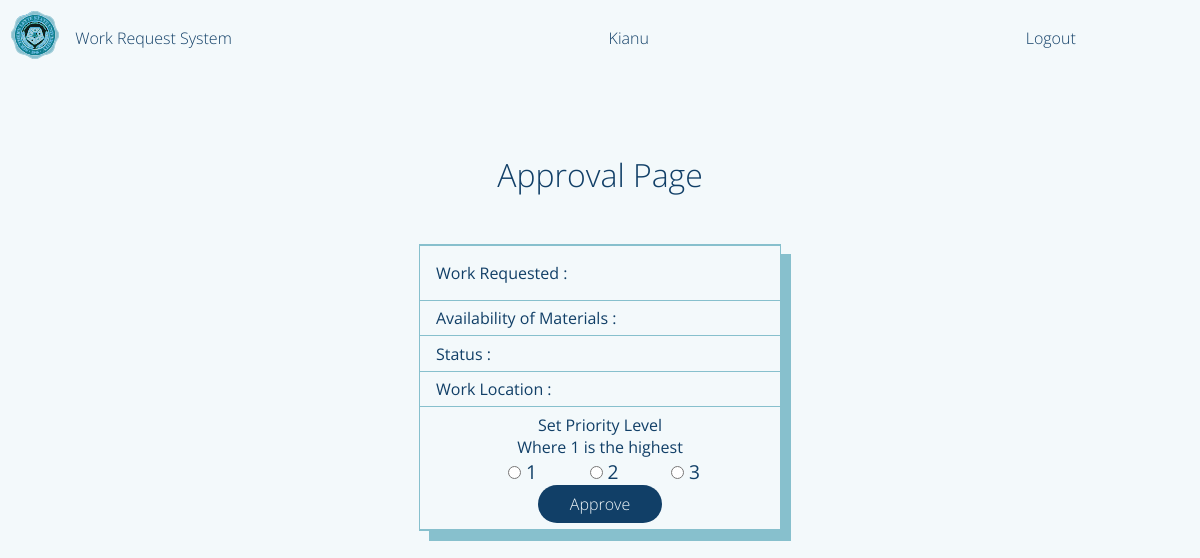
/adminPage/requestApproval/CCSIT/2 (signed in), run on an earlier commit of the app's database.
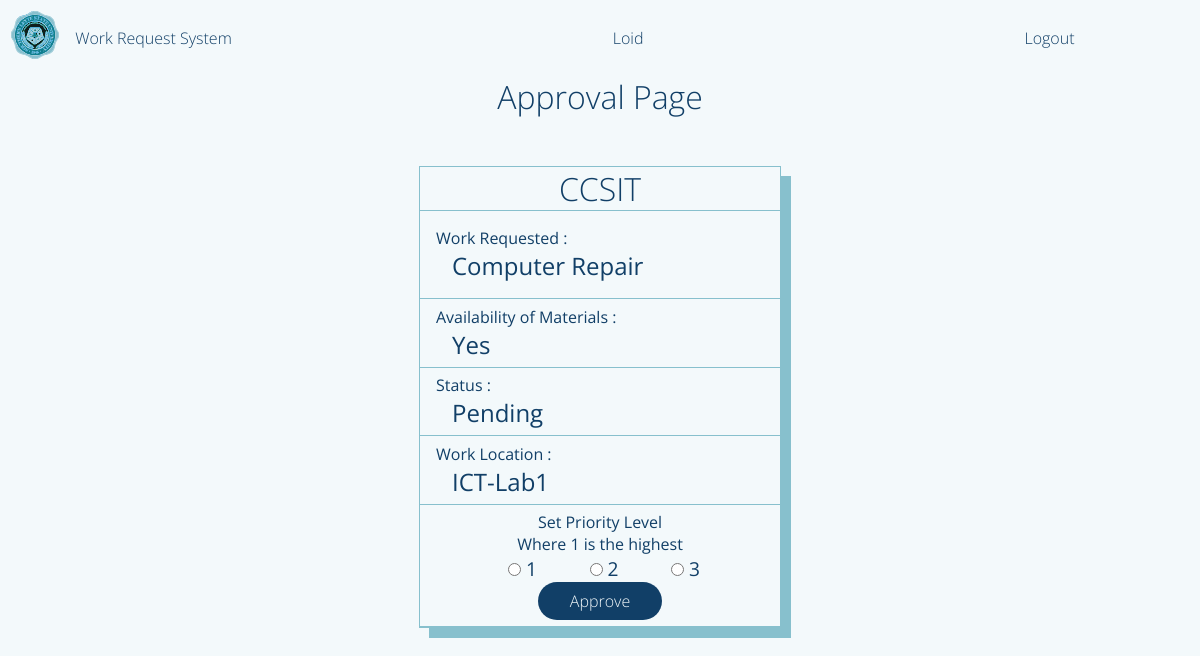
And on a later commit of the database.
### flaskApp/models.py (models this page shows, shortened)
class User(db.Model, UserMixin):
	__tablename__ = 'user'
	id = db.Column(db.Integer, primary_key=True)
	userName = db.Column(db.String(20), unique=True, nullable=False)
	userType = db.Column(db.String(20), default='Admin')
	passWord = db.Column(db.String(60), nullable=False)
	requestForm = db.relationship('UserRequestForm', backref='user')
	userStaffExtension = db.relationship('StaffExtension', backref='staffExtension', uselist=False)

class UserRequestForm(db.Model):
	__tablename__ = 'userRequestForm'
	id = db.Column(db.Integer, primary_key=True)
	requestorName = db.Column(db.String(500), nullable=False)
	requestTitle = db.Column(db.String(500), nullable=False)
	requestedWork = db.Column(db.String(500), nullable=False)
	roomNumber = db.Column(db.Integer(), nullable=False)
	avilabilityOfMaterials = db.Column(db.String(10), nullable=False)
	priorityLevel = db.Column(db.Integer, default=0) # change this to integer in the future 0 - pending 1 - high 2 - medium 3 - low
	status = db.Column(db.String(20), default='Pending')
	dateApproved = db.Column(DateTime, default=datetime.now(), nullable=False)
	dateLimit = db.Column(DateTime, default=datetime.now(), nullable=False)
	requestFormId = db.Column(db.Integer, db.ForeignKey('user.id'))

### flaskApp/routes.py (the view, shortened to what this page needs)
@app.route('/adminPage/requestApproval/<name>/<int:idNum>', methods=['POST', 'GET'])
def adminPageApproval(name, idNum):
	name_ = name
	idNum_ = idNum
	formApprove = RequestApproval()
	user = UserRequestForm.query.filter_by(requestorName=name_, id=idNum_).first()
	approvedDate = datetime.now()
	return render_template('adminApproval.html',id=idNum_, userName=name_, title='Admin Approval Page', user=current_user.userName, form=formApprove, user2=user)

### flaskApp/forms.py
class RequestApproval(FlaskForm):
	priorityLevel = RadioField('Level', choices=[1,2,3])
	submitApproval = SubmitField('Approve')

### flaskApp/models.py (called while the page is built)
@loginManager.user_loader
def loadUser(userId):
	return User.query.get(int(userId))

### flaskApp/templates/adminApproval.html (shortened to what this page needs)
{% extends "layout.html" %}
{% block content %}
	<main class="content-main">
		<section class="content-main-header">
			Approval Page
		</section>
		<section class="content-main-body">
			<div class="main-body-form">
				<header>{{user2.requestorName}}</header>
				<main>
					<section>
						<i>Work Requested :</i>
						<i>{{user2.requestTitle}}</i>
					</section>
					<section>
						<i>Availability of Materials :</i>
						<i>{{user2.avilabilityOfMaterials}}</i>
					</section>
					<section>
						<i>Status :</i>
						<i>{{user2.status}}</i>
					</section>
					<section>
						<i>Work Location :</i>
						<i>{{user2.roomNumber}}</i>
					</section>
					<section>
						<form method="POST" class="approval-form">
							<p>Set Priority Level</p>
							<p>Where 1 is the highest</p>
							{{ form.priorityLevel() }}
							{{ form.submitApproval(id="approve-btn") }}
						</form>
					</section>
				</main>
			</div>
		</section>
	</main>
{% endblock content %}

### flaskApp/templates/layout.html (shortened to what this page needs)
<!DOCTYPE html>
<html>
<head>
    {% if title == 'Login Page'%}
    	<link rel="stylesheet" type="text/css" href="{{ url_for('static', filename='login.css') }}">
    {% elif title == 'Admin Page'%}
    	<link rel="stylesheet" type="text/css" href="{{ url_for('static', filename='adminDashboard.css') }}">
    {% elif title == 'Requestor Page'%}
        <link rel="stylesheet" type="text/css" href="{{ url_for('static', filename='requestorDashboard.css') }}">
    {% elif title == 'Staff Page'%}
        <link rel="stylesheet" type="text/css" href="{{ url_for('static', filename='staffDashboard.css') }}">
     {% elif title == 'Admin Approval Page'%}
        <link rel="stylesheet" type="text/css" href="{{ url_for('static', filename='adminApproval.css') }}">
    {% endif%}
</head>
<body>
	<div class="container">
        {% if title != 'Login Page'%}
        <header class="content-header">
            <div class="img-box">
                <img class="logo_slsu" src="{{ url_for('static', filename='img/logo_slsu.svg') }}">
            </div>
            {% if title == 'Admin Page'%}
                <section class="header-title">
                    <a href="{{ url_for('adminPage') }}">Work Request System</a>
                </section>
                <section class="header-user">
                    {{ user }}
                </section>
            {% elif title == 'Admin Approval Page' %}
                <section class="header-title">
                    <a href="{{ url_for('adminPage') }}">Work Request System</a>
                </section>
                <section class="header-user">
                    {{ user }}
                </section>
            {% endif %}
            <div class="header-profile">
                {% if current_user.is_authenticated == True %}
                <a href="{{ url_for('logout') }}">Logout</a>
                {% endif %}
            </div>
        </header>
        {% endif%}
		{% block content %}{% endblock content %}
	</div>
</body>
</html>

### flaskApp/static/adminApproval.css (style rules this page uses)
body { background: var(--white); }
.container { margin: 0; display: grid; height: 100vh; grid-template-columns: 1fr 1fr 1fr; grid-template-rows: 0fr 1fr 0.5fr; grid-template-areas: 'h h h' 'm m m' 'f f f'; }
.content-header { grid-area: h; display: flex; flex-direction: row; align-items: center; padding: var(--fn-small); }
.img-box { flex-grow: 0; }
.header-title { flex-grow: 1; margin-left: 1rem; }
.header-title a { font-size: var(--fn-regular); font-weight: lighter; color: var(--blue); }
.header-user { flex-grow: 1; font-size: var(--fn-regular); font-weight: lighter; color: var(--blue); }
.header-profile { flex-grow: 0.3; }
.header-profile a { font-size: var(--fn-regular); font-weight: lighter; color: var(--blue); }
.content-main { grid-area: m; display: flex; flex-direction: column; justify-content: center; align-items: center; }
.content-main-header { color: var(--blue); font-size: var(--fn-large); font-weight: lighter; }
.content-main-body div { display: flex; flex-direction: column; height: 100%; width: 30vw; border: 1px solid var(--blueGreen); margin-top: 3rem; box-shadow: 10px 10px var(--blueGreen); }
.content-main-body div header, .content-main-body div main, .content-main-body div footer { color: var(--blue); }
.content-main-body div header { flex-grow: 0; text-align: center; font-size: var(--fn-large); font-weight: lighter; border-bottom: 1px solid var(--blueGreen); padding: 0; margin: 0; }
.content-main-body div main { flex-grow: 1; display: grid; grid-template-columns: 1fr; grid-template-rows: 0.3fr; }
.content-main-body div main section:first-child { padding: 1rem 1rem 1rem 0rem; }
.content-main-body div main section { display: flex; flex-direction: column; border-bottom: 1px solid var(--blueGreen); padding: 0; justify-content: center; }
.content-main-body div main section i { padding: 0; margin-left: 1rem; }
.content-main-body div main section i:nth-child(2) { font-size: var(--fn-medium); margin-left: 2rem; font-style: normal; }
#approve-btn { font-size: var(--fn-regular); background: var(--blue); color: var(--white); font-weight: lighter; padding: 0.5rem 2rem 0.5rem 2rem; cursor: pointer; }
.approval-form { display: block; text-align: center; }
.content-main-body div main section:nth-child(5) ul { list-style: none; display: flex; flex-direction: row; justify-content: space-between; margin: 0rem 5rem 0rem 3rem; }
.content-main-body div main section:nth-child(5) ul li { font-size: 1.2rem; }

### flaskApp/static/globalVariables.css (style rules this page uses)
* { font-family: 'Open Sans'; margin: 0; }
:root { --white: #F3F9FB; --blue: #113F67; --lightBlue: #226597; --blueGreen: #87C0CD; --blueGreenRGB: 135, 192, 205; --danger: #6581db; --box-shadow-blueGreen: rgba(135, 192, 205,0.3); --box-shadow: 5px 5px 10px 1px rgba(135, 192, 205,0.4), -5px -5px 10px 1px rgba(255, 255, 255,0.8); --box-shadow-low: 5px 5px 10px 1px rgba(135, 192, 205,0.4); --box-shadow-high: -5px -5px 10px 1px rgba(255, 255, 255,0.8); --fn-regular: 1rem; --fn-small: 0.7rem; --fn-large: 2rem; --fn-xlarge: 3rem; --fn-medium: 1.5rem; --border-radius: 2rem; --img-danger: invert(83%) sepia(36%) saturate(5506%) hue-rotate(310deg) brightness(84%) contrast(105%); --img-color-blue: invert(19%) sepia(21%) saturate(3410%) hue-rotate(178deg) brightness(94%) contrast(92%); --img-color-lightBlue: invert(29%) sepia(81%) saturate(550%) hue-rotate(165deg) brightness(95%) contrast(88%); --img-color-blueGreen: invert(76%) sepia(41%) saturate(278%) hue-rotate(144deg) brightness(91%) contrast(84%); --img-color-white: invert(98%) sepia(1%) saturate(1507%) hue-rotate(172deg) brightness(101%) contrast(97%); --setBefore: 0%; }
body { background: var(--white); color: var(--white); }
input { padding: 1rem; border-radius: var(--border-radius); outline: none; border: none; font-weight: lighter; color: var(--blue); }
a { text-decoration: none; color: var(--blueGreen); }
i { font-style: normal; }
.logo_slsu { width: 3rem; height: 3rem; filter: invert(97%) sepia(45%) saturate(6373%) hue-rotate(166deg) brightness(85%) contrast(88%); }
.header-profile a { text-decoration: none; color: var(--white); }

What changed in the data, as far as the page shows it:
changed User: userName "Kianu" → "Loid"
now on this page (row edited): UserRequestForm: requestorName "CCSIT", requestTitle "Computer Repair", avilabilityOfMaterials "Yes", status "Pending", roomNumber "ICT-Lab1"
